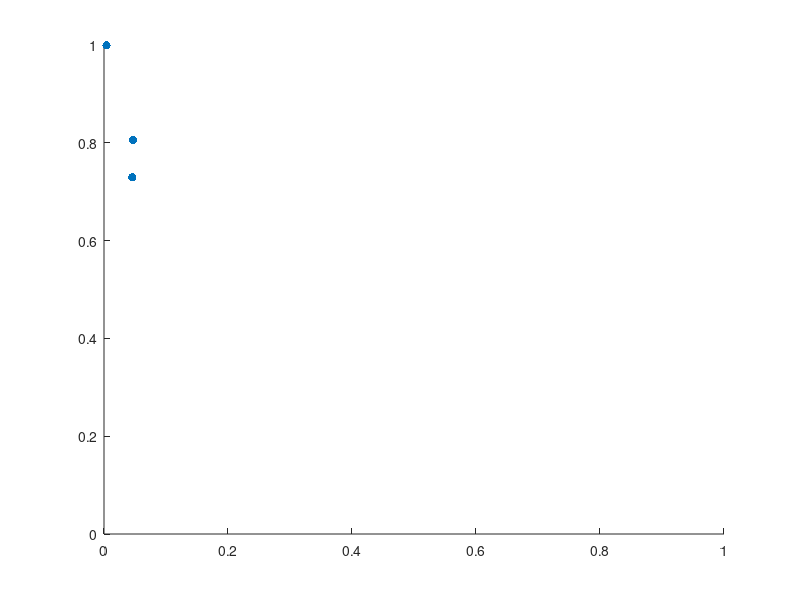

Recreate this plot in MATLAB. (Note: this script raises an error after producing the figure.)
lr_tpr = 12232 / (12232 + 4543);
lr_fpr = 583 / (12232 + 583);

svm_lk_tpr = 12217 / (12217 + 2945);
svm_lk_fpr = 598 / (12217 + 598);

svm_gk_trp = 12762 / (12762 + 8);
svm_gk_fpr = 53 / (12762 + 53);

x=[lr_fpr svm_lk_fpr svm_gk_fpr];
y=[lr_tpr svm_lk_tpr svm_gk_trp];
scatter(x, y, 'filled');
axis([0 1 0 1]);

text(lr_fpr, lr_tpr, 'A', 'horizontal','left', 'vertical','bottom', 'FontSize',22,'FontWeight','bold','FontName','Times New Roman');
text(svm_lk_fpr, svm_lk_tpr, 'B', 'horizontal','left', 'vertical','bottom', 'FontSize',22,'FontWeight','bold','FontName','Times New Roman');
text(svm_gk_fpr, svm_gk_trp, 'C', 'horizontal','left', 'vertical','bottom', 'FontSize',22,'FontWeight','bold','FontName','Times New Roman');

box on;
grid on;

ylabel('True Positive Rates', 'FontSize',20,'FontWeight','bold','FontName','Times New Roman');
xlabel('False Positive Rates', 'FontSize',20,'FontWeight','bold','FontName','Times New Roman');
ax = gca;
ax.FontSize = 16; 
ax.FontWeight = 'bold';
ax.FontName = 'Times New Roman';
%title('ROC Space for Network Layer (IPv4)','FontSize',12,'FontWeight','bold','FontName','Times New Roman');
dim = [0.2 0.5 0.3 0.3];
str = {'A = Logistic Regression', 'B = SVM (Linear Kernel)', 'C = SVM (Gaussian Kernel)'};
annotation('textbox',dim,'String',str,'FitBoxToText','on','FontSize',20, 'FontWeight', 'bold', 'FontName','Times New Roman');